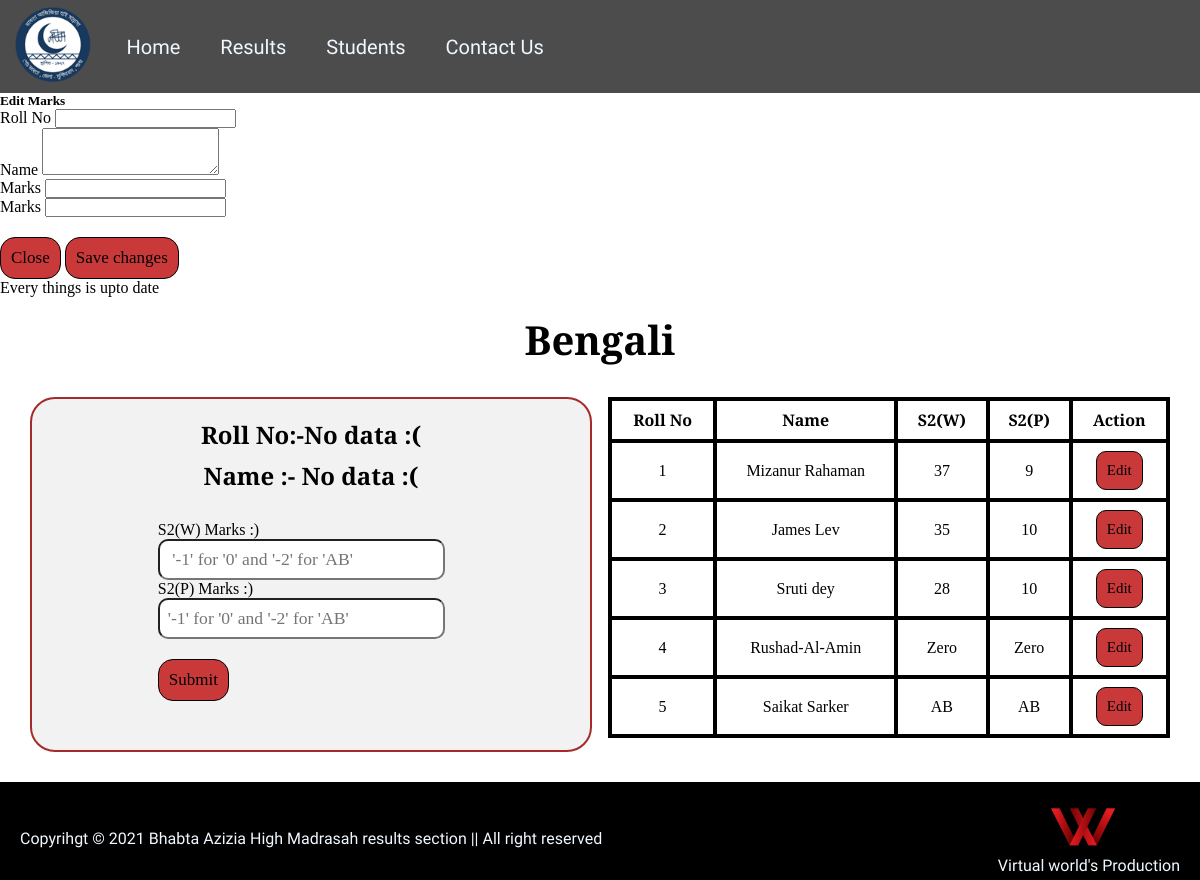
The page /enter_marks.php?s=2 (signed in) on the database its author committed.
### tables this page shows
CREATE TABLE `teachers` (
  `sl_no` int(10) NOT NULL,
  `name` varchar(60) NOT NULL,
  `subject` varchar(50) NOT NULL,
  `u_name` varchar(80) NOT NULL,
  `password` varchar(50) NOT NULL,
  `desc(only for database)` varchar(1000) NOT NULL
);

CREATE TABLE `students` (
  `sl_no` int(10) NOT NULL,
  `roll_no` int(10) NOT NULL,
  `name` varchar(50) NOT NULL,
  `bengali` int(10) NOT NULL,
  `be_s1_p` int(10) NOT NULL,
  `be_s2_w` int(10) NOT NULL,
  `be_s2_p` int(10) NOT NULL,
  `be_s3_w` int(10) NOT NULL,
  `be_s3_p` int(10) NOT NULL,
  `english` int(10) NOT NULL,
  `en_s1_p` int(10) NOT NULL,
  `en_s2_w` int(10) NOT NULL,
  `en_s2_p` int(10) NOT NULL,
  `en_s3_w` int(10) NOT NULL,
  `en_s3_p` int(10) NOT NULL,
  `history` int(10) NOT NULL,
  `hi_s1_p` int(10) NOT NULL,
  `hi_s2_w` int(10) NOT NULL,
  `hi_s2_p` int(10) NOT NULL,
  `hi_s3_w` int(10) NOT NULL,
  `hi_s3_p` int(10) NOT NULL,
  `geography` int(10) NOT NULL,
  `ge_s1_p` int(10) NOT NULL,
  `ge_s2_w` int(10) NOT NULL,
  `ge_s2_p` int(10) NOT NULL,
  `ge_s3_w` int(10) NOT NULL,
  `ge_s3_p` int(10) NOT NULL,
  `mathematics` int(10) NOT NULL,
  `ma_s1_p` int(10) NOT NULL,
  `ma_s2_w` int(10) NOT NULL,
  `ma_s2_p` int(10) NOT NULL,
  `ma_s3_w` int(10) NOT NULL,
  `ma_s3_p` int(10) NOT NULL,
  `physics` int(10) NOT NULL,
  `ph_s1_p` int(10) NOT NULL,
  `ph_s2_w` int(10) NOT NULL,
  `ph_s2_p` int(10) NOT NULL,
  `ph_s3_w` int(10) NOT NULL,
  `ph_s3_p` int(10) NOT NULL,
  `l.science` int(10) NOT NULL,
  `li_s1_p` int(10) NOT NULL,
  `li_s2_w` int(10) NOT NULL,
  `li_s2_p` int(10) NOT NULL,
  `li_s3_w` int(10) NOT NULL,
  `li_s3_p` int(10) NOT NULL,
  `islam_parichay` int(10) NOT NULL,
  `is_s1_p` int(10) NOT NULL,
  `is_s2_w` int(10) NOT NULL,
  `is_s2_p` int(10) NOT NULL,
  `is_s3_w` int(10) NOT NULL,
  `is_s3_p` int(10) NOT NULL,
  `arabic` int(10) NOT NULL,
  `ar_s1_p` int(10) NOT NULL,
  `ar_s2_w` int(10) NOT NULL,
  `ar_s2_p` int(10) NOT NULL,
  `ar_s3_w` int(10) NOT NULL,
  `ar_s3_p` int(10) NOT NULL,
  `time` datetime NOT NULL DEFAULT current_timestamp(),
  `desc(only for database)` text NOT NULL
);

### enter_marks.php (the view, shortened to what this page needs)
<?php
 $sub_id=$_SESSION['sl_no'];
 $s_val=$_GET['s'];
  if($s_val==1) {
    $type_s_w="S1(W)";
    $type_s_p="S1(P)";
    $inp_name_w="marks";
    $inp_name_p="s1_p";
            if ($sub_id==2) {
              $sub_name_w="bengali";
              $sub_name_p="be_s1_p";
            }
            elseif ($sub_id==3) {
              $sub_name_w="english";
              $sub_name_p="en_s1_p";
            }
            elseif ($sub_id==4) {
              $sub_name_w="history";
              $sub_name_p="hi_s1_p";
            }
            elseif ($sub_id==5) {
              $sub_name_w="geography";
              $sub_name_p="ge_s1_p";
            }
            elseif ($sub_id==6) {
              $sub_name_w="mathematics";
              $sub_name_p="ma_s1_p";
            }
            elseif ($sub_id==7) {
              $sub_name_w="physics";
              $sub_name_p="ph_s1_p";
            }
            elseif ($sub_id==8) {
              $sub_name_w="l.science";
              $sub_name_p="li_s1_p";
            }
            elseif ($sub_id==9) {
              $sub_name_w="islam_parichay";
              $sub_name_p="is_s1_p";
            }
            elseif ($sub_id==10) {
              $sub_name_w="arabic";
              $sub_name_p="ar_s1_p";
            }
  }
  elseif ($s_val==2) {
     $type_s_w="S2(W)";
     $type_s_p="S2(P)";
     $inp_name_w="s2_w";
     $inp_name_p="s2_p";
          if ($sub_id==2) {
            $sub_name_w="be_s2_w";
            $sub_name_p="be_s2_p";
          }
          elseif ($sub_id==3) {
            $sub_name_w="en_s2_w";
            $sub_name_p="en_s2_p";
          }
          elseif ($sub_id==4) {
            $sub_name_w="hi_s2_w";
            $sub_name_p="hi_s2_p";
          }
          elseif ($sub_id==5) {
            $sub_name_w="ge_s2_w";
            $sub_name_p="ge_s2_p";
          }
          elseif ($sub_id==6) {
            $sub_name_w="ma_s2_w";
            $sub_name_p="ma_s2_p";
          }
          elseif ($sub_id==7) {
            $sub_name_w="ph_s2_w";
            $sub_name_p="ph_s2_p";
          }
          elseif ($sub_id==8) {
            $sub_name_w="li_s2_w";
            $sub_name_p="li_s2_p";
          }
          elseif ($sub_id==9) {
            $sub_name_w="is_s2_w";
            $sub_name_p="is_s2_p";
          }
          elseif ($sub_id==10) {
            $sub_name_w="ar_s2_w";
            $sub_name_p="ar_s2_p";
          }
  }
?>
<!DOCTYPE html>
<html lang="en">
<head>
    <link href="https://cdn.jsdelivr.net/npm/bootstrap@5.1.1/dist/css/bootstrap.min.css" rel="stylesheet"integrity="sha384-F3w7mX95PdgyTmZZMECAngseQB83DfGTowi0iMjiWaeVhAn4FJkqJByhZMI3AhiU">
    <link rel="stylesheet" href="css/head_foot.css">
    <link rel="stylesheet" href="css/enter_marks.css">
    <link rel="stylesheet" media="screen and (max-width: 780px)" href="css/tab_head_foot.css">
    <link rel="stylesheet" media="screen and (max-width: 460px)" href="css/phone_head_foot.css">
</head>
<body>
    <?php require "partial/header.php"?>
     <?php require "partial/edit_modal_ma.php" ?>
     <?php
     require "partial/db_connect.php";
     ?>
 <?php
      $sql_f="SELECT * from `students` where `$sub_name_w`='0'";
      $result = mysqli_query($connect,$sql_f);
      $row=mysqli_fetch_assoc($result);
   if ($row['roll_no']!=NULL) {
      $roll_no=$row['roll_no'];
      $name=$row['name'];
    }
   else {
     echo"Every things is upto date";
     $roll_no="No data :(";
     $name="No data :(";
   }
 ?>
    <?php
     require "partial/db_connect.php";
     $sql = "SELECT * from `teachers`where  `sl_no`= '$_SESSION[sl_no]'";
     $result = mysqli_query($connect,$sql);
     $row=mysqli_fetch_assoc($result);
     echo
     '<h1 id="h-sub">'.$row['subject'].'</h1>';
    ?>
    <div id="container">
        <div id="input-box">
            <h1 class="h-primary ">Roll No:-<?php echo $roll_no;?></h1>
            <h1 class="h-primary mb">Name :- <?php echo $name;?></h1>
            <div id="input">
                <form action="enter_marks.php?s=<?php echo $s_val ?>" method="post">
                    <div class="form-group">
                        <label for="marks"><?php echo $type_s_w ?> Marks :) </label>
                        <input type="number" id="s_w" name="<?php echo $inp_name_w?>" placeholder=" '-1' for '0' and '-2' for 'AB'">
                    </div>
                    <div class="form-group">
                        <label for="marks"><?php echo $type_s_p ?> Marks :) </label>
                        <input type="number" id="s_p" name="<?php echo $inp_name_p ?>" placeholder="'-1' for '0' and '-2' for 'AB'">
                    </div>
                    <button class="btn">Submit</button>
                </form>
            </div>
        </div>
        <div id="table">
            <table id="myTable">
                <tr>
                    <th>Roll No</th>
                    <th>Name</th>
                    <th><?php echo $type_s_w ?></th>
                    <th><?php echo $type_s_p ?></th>
                    <th>Action</th>
                </tr>
                <?php
                $sql_f="SELECT * from `students`";
                $result = mysqli_query($connect,$sql_f);
                while ($row=mysqli_fetch_assoc($result)) {
                $roll_no=$row['roll_no'];
                $name=$row['name'];
                $subject_w=$row[$sub_name_w];
                $subject_p=$row[$sub_name_p];
                $subject_w=str_replace("-1","Zero",$subject_w);
                $subject_w=str_replace("-2","AB",$subject_w);
                $subject_p=str_replace("-1","Zero",$subject_p);
                $subject_p=str_replace("-2","AB",$subject_p);
                echo
                '<tr>
                    <td>'.$roll_no.'</td>
                    <td>'.$name.'</td>
                    <td>'.$subject_w.'</td>
                    <td>'.$subject_p.'</td>
                    <td><button class="t-btn edit" id='.$row['sl_no'].'>Edit</button></td>
                </tr>';
                }
                ?>
            </table>
        </div>
    </div>
    <?php require "partial/footer.php"?>
</body>
</html>

### css/head_foot.css (style rules this page uses)
* { margin: 0px; padding: 0px; }

### css/enter_marks.css (style rules this page uses)
* { margin: 0px; padding: 0px; }
#h-sub { text-align: center; margin-top: 15px; font-family: 'Bree Serif', serif; font-size: 2.5rem; }
#container { display: grid; grid-gap: 1rem; grid-template-columns: repeat(auto-fit, minmax(300px ,1fr)); margin: 30px; }
#input-box { display: flex; flex-direction: column; border: 2px solid brown; height: 351px; font-family: 'Bree Serif', serif; align-items: center; justify-content: center; background: #f2f2f2; border-radius: 25px; }
#input { display: flex; align-items: center; justify-content: center; padding-bottom: 34px; margin-left: 41px; }
#input label { font-family: 'Bree Serif', serif; font-size: 1rem; }
#input input { width: 77%; padding: 0.5rem; border-radius: 10px; font-size: 1.1rem; font-family: 'Bree Serif', serif; }
.btn { border: 1px solid black; padding: 10px; margin-top: 20px; border-radius: 15px; background: #ca3939; font-size: 17px; font-family: 'Bree Serif', serif; cursor: pointer; }
table#myTable { width: 100%; margin: 0 auto; clear: both; border-collapse: separate; border-spacing: 0; }
#table table { border: 2px solid black; }
#table th,tr,td { border: 2px solid black; text-align: center; box-sizing: content-box; padding: 8px 10px; font-family: 'Bree Serif', serif; }
.t-btn { border: 1px solid black; padding: 10px; border-radius: 10px; background: #ca3939; font-size: 15px; font-family: 'Bree Serif', serif; cursor: pointer; }
.h-primary { font-family: 'Bree Serif', serif; font-size: 1.5rem; padding: 4px; }
.mb { margin-bottom: 25px; }

### rows shown on the page
teachers: subject "Bengali"
students: roll_no "1", name "Mizanur Rahaman", be_s2_w "37", be_s2_p "9"
students: roll_no "2", name "James Lev", be_s2_w "35", be_s2_p "10"
students: roll_no "3", name "Sruti dey", be_s2_w "28", be_s2_p "10"
students: roll_no "4", name "Rushad-Al-Amin", be_s2_w "Zero", be_s2_p "Zero"
students: roll_no "5", name "Saikat Sarker", be_s2_w "AB", be_s2_p "AB"

### other values the page prints
$roll_no "No data :("
$name "No data :("
$type_s_w "S2(W)"
$type_s_p "S2(P)"
